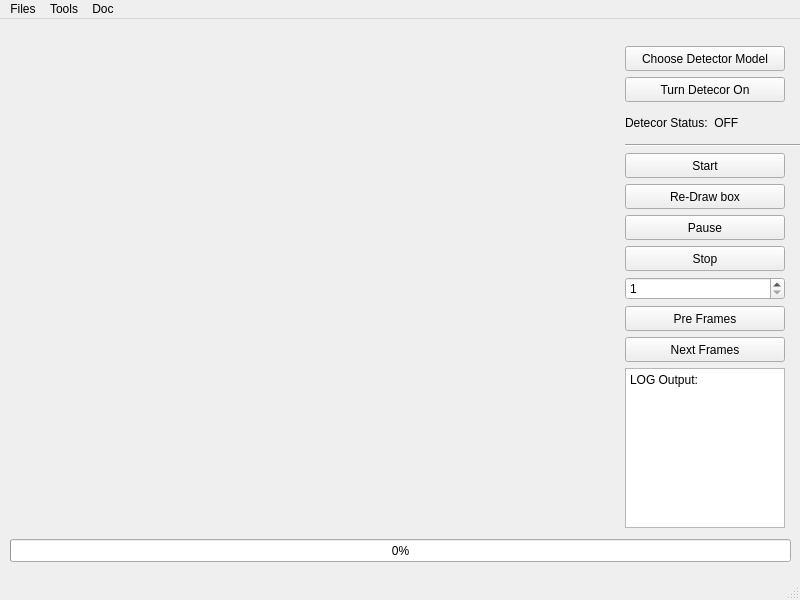
<?xml version="1.0" encoding="UTF-8"?>
<ui version="4.0">
 <class>MainWindow</class>
 <widget class="QMainWindow" name="MainWindow">
  <property name="enabled">
   <bool>true</bool>
  </property>
  <property name="geometry">
   <rect>
    <x>0</x>
    <y>0</y>
    <width>800</width>
    <height>600</height>
   </rect>
  </property>
  <property name="sizePolicy">
   <sizepolicy hsizetype="Fixed" vsizetype="Fixed">
    <horstretch>0</horstretch>
    <verstretch>0</verstretch>
   </sizepolicy>
  </property>
  <property name="minimumSize">
   <size>
    <width>800</width>
    <height>600</height>
   </size>
  </property>
  <property name="maximumSize">
   <size>
    <width>800</width>
    <height>600</height>
   </size>
  </property>
  <property name="mouseTracking">
   <bool>false</bool>
  </property>
  <property name="windowTitle">
   <string>Tracking tools</string>
  </property>
  <widget class="QWidget" name="centralwidget">
   <widget class="QWidget" name="verticalLayoutWidget">
    <property name="geometry">
     <rect>
      <x>10</x>
      <y>10</y>
      <width>611</width>
      <height>501</height>
     </rect>
    </property>
    <layout class="QVBoxLayout" name="verticalLayout_2">
     <item>
      <widget class="QLabel" name="displayLabel">
       <property name="text">
        <string/>
       </property>
      </widget>
     </item>
    </layout>
   </widget>
   <widget class="QProgressBar" name="progressBar">
    <property name="geometry">
     <rect>
      <x>10</x>
      <y>520</y>
      <width>781</width>
      <height>23</height>
     </rect>
    </property>
    <property name="value">
     <number>0</number>
    </property>
   </widget>
   <widget class="QWidget" name="verticalLayoutWidget_3">
    <property name="geometry">
     <rect>
      <x>620</x>
      <y>10</y>
      <width>348</width>
      <height>511</height>
     </rect>
    </property>
    <layout class="QVBoxLayout" name="verticalLayout_4">
     <property name="sizeConstraint">
      <enum>QLayout::SetMinimumSize</enum>
     </property>
     <item>
      <layout class="QVBoxLayout" name="verticalLayout">
       <property name="sizeConstraint">
        <enum>QLayout::SetFixedSize</enum>
       </property>
       <property name="leftMargin">
        <number>5</number>
       </property>
       <property name="topMargin">
        <number>5</number>
       </property>
       <property name="rightMargin">
        <number>0</number>
       </property>
       <property name="bottomMargin">
        <number>0</number>
       </property>
       <item>
        <widget class="QPushButton" name="pushButton_2">
         <property name="sizePolicy">
          <sizepolicy hsizetype="Minimum" vsizetype="Minimum">
           <horstretch>0</horstretch>
           <verstretch>0</verstretch>
          </sizepolicy>
         </property>
         <property name="maximumSize">
          <size>
           <width>160</width>
           <height>25</height>
          </size>
         </property>
         <property name="text">
          <string>Choose Detector Model</string>
         </property>
        </widget>
       </item>
       <item>
        <widget class="QPushButton" name="pushButton">
         <property name="sizePolicy">
          <sizepolicy hsizetype="Minimum" vsizetype="Minimum">
           <horstretch>0</horstretch>
           <verstretch>0</verstretch>
          </sizepolicy>
         </property>
         <property name="maximumSize">
          <size>
           <width>160</width>
           <height>25</height>
          </size>
         </property>
         <property name="text">
          <string>Turn Detecor On</string>
         </property>
        </widget>
       </item>
       <item>
        <widget class="QLabel" name="label">
         <property name="sizePolicy">
          <sizepolicy hsizetype="Minimum" vsizetype="Minimum">
           <horstretch>0</horstretch>
           <verstretch>0</verstretch>
          </sizepolicy>
         </property>
         <property name="maximumSize">
          <size>
           <width>160</width>
           <height>30</height>
          </size>
         </property>
         <property name="mouseTracking">
          <bool>false</bool>
         </property>
         <property name="text">
          <string>Detecor Status:  OFF</string>
         </property>
         <property name="margin">
          <number>10</number>
         </property>
        </widget>
       </item>
       <item>
        <widget class="Line" name="line">
         <property name="orientation">
          <enum>Qt::Horizontal</enum>
         </property>
        </widget>
       </item>
       <item>
        <widget class="QPushButton" name="startPushButton">
         <property name="sizePolicy">
          <sizepolicy hsizetype="Minimum" vsizetype="Maximum">
           <horstretch>0</horstretch>
           <verstretch>0</verstretch>
          </sizepolicy>
         </property>
         <property name="maximumSize">
          <size>
           <width>160</width>
           <height>25</height>
          </size>
         </property>
         <property name="text">
          <string>Start</string>
         </property>
        </widget>
       </item>
       <item>
        <widget class="QPushButton" name="redrawPushButton">
         <property name="sizePolicy">
          <sizepolicy hsizetype="Maximum" vsizetype="Maximum">
           <horstretch>0</horstretch>
           <verstretch>0</verstretch>
          </sizepolicy>
         </property>
         <property name="maximumSize">
          <size>
           <width>160</width>
           <height>25</height>
          </size>
         </property>
         <property name="text">
          <string>Re-Draw box</string>
         </property>
        </widget>
       </item>
       <item>
        <widget class="QPushButton" name="pausPushButton">
         <property name="sizePolicy">
          <sizepolicy hsizetype="Maximum" vsizetype="Maximum">
           <horstretch>0</horstretch>
           <verstretch>0</verstretch>
          </sizepolicy>
         </property>
         <property name="maximumSize">
          <size>
           <width>160</width>
           <height>25</height>
          </size>
         </property>
         <property name="text">
          <string>Pause</string>
         </property>
        </widget>
       </item>
       <item>
        <widget class="QPushButton" name="stoPushButton">
         <property name="maximumSize">
          <size>
           <width>160</width>
           <height>25</height>
          </size>
         </property>
         <property name="text">
          <string>Stop</string>
         </property>
        </widget>
       </item>
       <item>
        <widget class="QSpinBox" name="FramesSpinBox">
         <property name="sizePolicy">
          <sizepolicy hsizetype="Maximum" vsizetype="Maximum">
           <horstretch>0</horstretch>
           <verstretch>0</verstretch>
          </sizepolicy>
         </property>
         <property name="maximumSize">
          <size>
           <width>160</width>
           <height>16777215</height>
          </size>
         </property>
         <property name="minimum">
          <number>1</number>
         </property>
         <property name="maximum">
          <number>10</number>
         </property>
        </widget>
       </item>
       <item>
        <widget class="QPushButton" name="prePushButton">
         <property name="maximumSize">
          <size>
           <width>160</width>
           <height>25</height>
          </size>
         </property>
         <property name="text">
          <string>Pre Frames</string>
         </property>
        </widget>
       </item>
       <item>
        <widget class="QPushButton" name="nextPushButton">
         <property name="maximumSize">
          <size>
           <width>160</width>
           <height>25</height>
          </size>
         </property>
         <property name="text">
          <string>Next Frames</string>
         </property>
        </widget>
       </item>
       <item>
        <widget class="QTextBrowser" name="textBrowser">
         <property name="sizePolicy">
          <sizepolicy hsizetype="Minimum" vsizetype="Expanding">
           <horstretch>0</horstretch>
           <verstretch>0</verstretch>
          </sizepolicy>
         </property>
         <property name="maximumSize">
          <size>
           <width>160</width>
           <height>160</height>
          </size>
         </property>
         <property name="html">
          <string>&lt;!DOCTYPE HTML PUBLIC &quot;-//W3C//DTD HTML 4.0//EN&quot; &quot;http://www.w3.org/TR/REC-html40/strict.dtd&quot;&gt;
&lt;html&gt;&lt;head&gt;&lt;meta name=&quot;qrichtext&quot; content=&quot;1&quot; /&gt;&lt;style type=&quot;text/css&quot;&gt;
p, li { white-space: pre-wrap; }
&lt;/style&gt;&lt;/head&gt;&lt;body style=&quot; font-family:'Sans Serif'; font-size:9pt; font-weight:400; font-style:normal;&quot;&gt;
&lt;p style=&quot; margin-top:0px; margin-bottom:0px; margin-left:0px; margin-right:0px; -qt-block-indent:0; text-indent:0px;&quot;&gt;LOG Output:&lt;/p&gt;&lt;/body&gt;&lt;/html&gt;</string>
         </property>
        </widget>
       </item>
      </layout>
     </item>
    </layout>
   </widget>
  </widget>
  <widget class="QStatusBar" name="statusbar"/>
  <widget class="QMenuBar" name="menubar">
   <property name="geometry">
    <rect>
     <x>0</x>
     <y>0</y>
     <width>800</width>
     <height>19</height>
    </rect>
   </property>
   <widget class="QMenu" name="menuFiles">
    <property name="title">
     <string>Files</string>
    </property>
    <addaction name="actionOpen_video"/>
    <addaction name="actionSave_video"/>
    <addaction name="separator"/>
    <addaction name="actionExit"/>
   </widget>
   <widget class="QMenu" name="menuTool">
    <property name="title">
     <string>Tools</string>
    </property>
    <addaction name="actionTrain_Faster_RCNN"/>
   </widget>
   <widget class="QMenu" name="menuDoc">
    <property name="title">
     <string>Doc</string>
    </property>
    <addaction name="actionWriter_slh"/>
   </widget>
   <addaction name="menuFiles"/>
   <addaction name="menuTool"/>
   <addaction name="menuDoc"/>
  </widget>
  <action name="actionOpen_video">
   <property name="text">
    <string>Open video</string>
   </property>
  </action>
  <action name="actionSave_video">
   <property name="text">
    <string>Save video</string>
   </property>
  </action>
  <action name="actionTrain_Faster_RCNN">
   <property name="text">
    <string>Train Faster-RCNN</string>
   </property>
  </action>
  <action name="actionWriter_slh">
   <property name="text">
    <string>Author: slh</string>
   </property>
  </action>
  <action name="actionExit">
   <property name="text">
    <string>Exit</string>
   </property>
  </action>
 </widget>
 <resources/>
 <connections/>
</ui>
